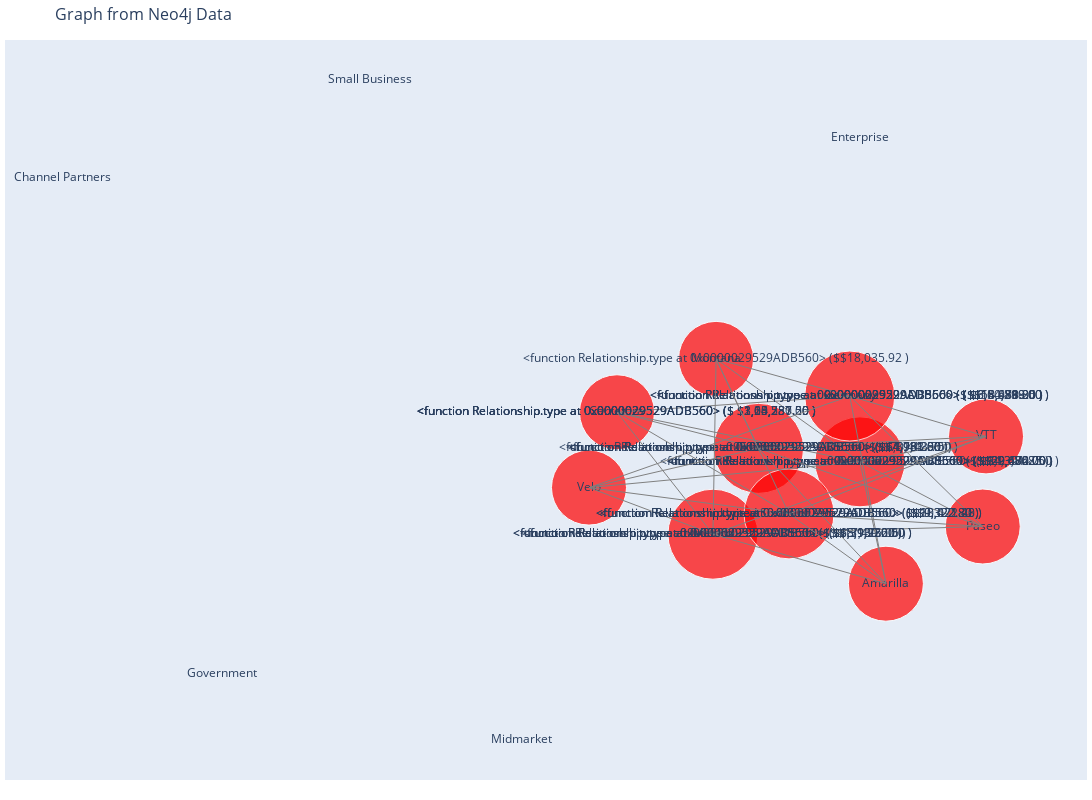

This figure's notebook cell:
### Code cell
fig.add_trace(go.Scatter(
    x=[pos[node][0] for node in G.nodes()],
    y=[pos[node][1] for node in G.nodes()],
    mode='markers+text',
    text=list(G.nodes()),
    marker=dict(
        size=[15 * G.degree(node) for node in G.nodes()],
        color=['blue' if G.nodes[node]['label'].startswith('Product') else 'red' for node in G.nodes()]
    ),
    hoverinfo='text'
))

for edge in G.edges(data=True):
    x0, y0 = pos[edge[0]]
    x1, y1 = pos[edge[1]]
    fig.add_trace(go.Scatter(
        x=[x0, x1], y=[y0, y1],
        mode='lines+text',
        text=[edge[2]['label']],  # Get label from edge data
        textposition='middle center',
        line=dict(color='gray', width=1),
        hoverinfo='text'
    ))

fig.update_layout(
    title='Graph from Neo4j Data',
    titlefont_size=16,
    showlegend=False,
    hovermode='closest',
    margin=dict(b=20, l=5, r=5, t=40),
    xaxis=dict(showgrid=False, zeroline=False, showticklabels=False),
    yaxis=dict(showgrid=False, zeroline=False, showticklabels=False),
    width=1200, height=800,
)

fig.show()

### Figure 1 — Plotly figure (JSON) as saved in the notebook; plotly's stock layout.template omitted (floating-point values rounded to 4 significant figures)
{"data": [{"hoverinfo": "text", "marker": {"color": ["red", "red", "red", "red", "red", "red", "red", "red", "red", "red", "red", "red", "red", "red", "red", "red"], "size": [0, 90, 75, 90, 0, 90, 90, 75, 0, 0, 0, 90, 75, 75, 75, 75]}, "mode": "markers+text", "text": ["Government", "Canada", " Carretera ", "Germany", "Midmarket", "France", "Mexico", " Montana ", "Channel Partners", "Enterprise", "Small Business", "United States of America", " Paseo ", " Velo ", " VTT ", " Amarilla "], "type": "scatter", "x": [-0.7384, 0.304, -0.09305, 0.2874, -0.2492, 0.1384, 0.06375, 0.06888, -1, 0.3042, -0.4966, 0.1881, 0.5048, -0.1388, 0.5101, 0.3465], "y": [-0.6273, -0.0691, 0.06134, 0.104, -0.8007, -0.03358, -0.2594, 0.2018, 0.6785, 0.7826, 0.9353, -0.2059, -0.2391, -0.1368, -0.002135, -0.3896]}, {"hoverinfo": "text", "line": {"color": "gray", "width": 1}, "mode": "lines+text", "text": ["<function Relationship.type at 0x0000029529ADB560> ($$29,670.00 )"], "textposition": "middle center", "type": "scatter", "x": [0.304, -0.09305], "y": [-0.0691, 0.06134]}, {"hoverinfo": "text", "line": {"color": "gray", "width": 1}, "mode": "lines+text", "text": ["<function Relationship.type at 0x0000029529ADB560> ($$29,670.00 )"], "textposition": "middle center", "type": "scatter", "x": [0.304, 0.06888], "y": [-0.0691, 0.2018]}, {"hoverinfo": "text", "line": {"color": "gray", "width": 1}, "mode": "lines+text", "text": ["<function Relationship.type at 0x0000029529ADB560> ($$4,301.85 )"], "textposition": "middle center", "type": "scatter", "x": [0.304, 0.5048], "y": [-0.0691, -0.2391]}, {"hoverinfo": "text", "line": {"color": "gray", "width": 1}, "mode": "lines+text", "text": ["<function Relationship.type at 0x0000029529ADB560> ($$69,402.00 )"], "textposition": "middle center", "type": "scatter", "x": [0.304, -0.1388], "y": [-0.0691, -0.1368]}, {"hoverinfo": "text", "line": {"color": "gray", "width": 1}, "mode": "lines+text", "text": ["<function Relationship.type at 0x0000029529ADB560> ($ $3,13,862.50 )"], "textposition": "middle center", "type": "scatter", "x": [0.304, 0.5101], "y": [-0.0691, -0.002135]}, {"hoverinfo": "text", "line": {"color": "gray", "width": 1}, "mode": "lines+text", "text": ["<function Relationship.type at 0x0000029529ADB560> ($$22,484.70 )"], "textposition": "middle center", "type": "scatter", "x": [0.304, 0.3465], "y": [-0.0691, -0.3896]}, {"hoverinfo": "text", "line": {"color": "gray", "width": 1}, "mode": "lines+text", "text": ["<function Relationship.type at 0x0000029529ADB560> ($ $1,15,281.25 )"], "textposition": "middle center", "type": "scatter", "x": [-0.09305, 0.2874], "y": [0.06134, 0.104]}, {"hoverinfo": "text", "line": {"color": "gray", "width": 1}, "mode": "lines+text", "text": ["<function Relationship.type at 0x0000029529ADB560> ($ $1,24,737.50 )"], "textposition": "middle center", "type": "scatter", "x": [-0.09305, 0.1384], "y": [0.06134, -0.03358]}, {"hoverinfo": "text", "line": {"color": "gray", "width": 1}, "mode": "lines+text", "text": ["<function Relationship.type at 0x0000029529ADB560> ($ $3,03,257.50 )"], "textposition": "middle center", "type": "scatter", "x": [-0.09305, 0.06375], "y": [0.06134, -0.2594]}, {"hoverinfo": "text", "line": {"color": "gray", "width": 1}, "mode": "lines+text", "text": ["<function Relationship.type at 0x0000029529ADB560> ($ $2,60,580.00 )"], "textposition": "middle center", "type": "scatter", "x": [-0.09305, 0.1881], "y": [0.06134, -0.2059]}, {"hoverinfo": "text", "line": {"color": "gray", "width": 1}, "mode": "lines+text", "text": ["<function Relationship.type at 0x0000029529ADB560> ($ $3,60,899.00 )"], "textposition": "middle center", "type": "scatter", "x": [0.2874, 0.06888], "y": [0.104, 0.2018]}, {"hoverinfo": "text", "line": {"color": "gray", "width": 1}, "mode": "lines+text", "text": ["<function Relationship.type at 0x0000029529ADB560> ($$14,981.25 )"], "textposition": "middle center", "type": "scatter", "x": [0.2874, 0.5048], "y": [0.104, -0.2391]}, {"hoverinfo": "text", "line": {"color": "gray", "width": 1}, "mode": "lines+text", "text": ["<function Relationship.type at 0x0000029529ADB560> ($ $6,54,288.00 )"], "textposition": "middle center", "type": "scatter", "x": [0.2874, -0.1388], "y": [0.104, -0.1368]}, {"hoverinfo": "text", "line": {"color": "gray", "width": 1}, "mode": "lines+text", "text": ["<function Relationship.type at 0x0000029529ADB560> ($$58,650.00 )"], "textposition": "middle center", "type": "scatter", "x": [0.2874, 0.5101], "y": [0.104, -0.002135]}, {"hoverinfo": "text", "line": {"color": "gray", "width": 1}, "mode": "lines+text", "text": ["<function Relationship.type at 0x0000029529ADB560> ($$18,478.80 )"], "textposition": "middle center", "type": "scatter", "x": [0.2874, 0.3465], "y": [0.104, -0.3896]}, {"hoverinfo": "text", "line": {"color": "gray", "width": 1}, "mode": "lines+text", "text": ["<function Relationship.type at 0x0000029529ADB560> ($$1,763.86 )"], "textposition": "middle center", "type": "scatter", "x": [0.1384, 0.06888], "y": [-0.03358, 0.2018]}, {"hoverinfo": "text", "line": {"color": "gray", "width": 1}, "mode": "lines+text", "text": ["<function Relationship.type at 0x0000029529ADB560> ($$4,981.00 )"], "textposition": "middle center", "type": "scatter", "x": [0.1384, 0.5048], "y": [-0.03358, -0.2391]}, {"hoverinfo": "text", "line": {"color": "gray", "width": 1}, "mode": "lines+text", "text": ["<function Relationship.type at 0x0000029529ADB560> ($$70,443.75 )"], "textposition": "middle center", "type": "scatter", "x": [0.1384, -0.1388], "y": [-0.03358, -0.1368]}, {"hoverinfo": "text", "line": {"color": "gray", "width": 1}, "mode": "lines+text", "text": ["<function Relationship.type at 0x0000029529ADB560> ($$4,981.00 )"], "textposition": "middle center", "type": "scatter", "x": [0.1384, 0.5101], "y": [-0.03358, -0.002135]}, {"hoverinfo": "text", "line": {"color": "gray", "width": 1}, "mode": "lines+text", "text": ["<function Relationship.type at 0x0000029529ADB560> ($ $6,31,125.00 )"], "textposition": "middle center", "type": "scatter", "x": [0.1384, 0.3465], "y": [-0.03358, -0.3896]}, {"hoverinfo": "text", "line": {"color": "gray", "width": 1}, "mode": "lines+text", "text": ["<function Relationship.type at 0x0000029529ADB560> ($$8,139.60 )"], "textposition": "middle center", "type": "scatter", "x": [0.06375, 0.06888], "y": [-0.2594, 0.2018]}, {"hoverinfo": "text", "line": {"color": "gray", "width": 1}, "mode": "lines+text", "text": ["<function Relationship.type at 0x0000029529ADB560> ($ $6,39,922.50 )"], "textposition": "middle center", "type": "scatter", "x": [0.06375, 0.5048], "y": [-0.2594, -0.2391]}, {"hoverinfo": "text", "line": {"color": "gray", "width": 1}, "mode": "lines+text", "text": ["<function Relationship.type at 0x0000029529ADB560> ($$5,100.00 )"], "textposition": "middle center", "type": "scatter", "x": [0.06375, -0.1388], "y": [-0.2594, -0.1368]}, {"hoverinfo": "text", "line": {"color": "gray", "width": 1}, "mode": "lines+text", "text": ["<function Relationship.type at 0x0000029529ADB560> ($$17,476.06 )"], "textposition": "middle center", "type": "scatter", "x": [0.06375, 0.5101], "y": [-0.2594, -0.002135]}, {"hoverinfo": "text", "line": {"color": "gray", "width": 1}, "mode": "lines+text", "text": ["<function Relationship.type at 0x0000029529ADB560> ($ $1,39,230.00 )"], "textposition": "middle center", "type": "scatter", "x": [0.06375, 0.3465], "y": [-0.2594, -0.3896]}, {"hoverinfo": "text", "line": {"color": "gray", "width": 1}, "mode": "lines+text", "text": ["<function Relationship.type at 0x0000029529ADB560> ($$18,035.92 )"], "textposition": "middle center", "type": "scatter", "x": [0.06888, 0.1881], "y": [0.2018, -0.2059]}, {"hoverinfo": "text", "line": {"color": "gray", "width": 1}, "mode": "lines+text", "text": ["<function Relationship.type at 0x0000029529ADB560> ($$9,322.80 )"], "textposition": "middle center", "type": "scatter", "x": [0.1881, 0.5048], "y": [-0.2059, -0.2391]}, {"hoverinfo": "text", "line": {"color": "gray", "width": 1}, "mode": "lines+text", "text": ["<function Relationship.type at 0x0000029529ADB560> ($$9,322.80 )"], "textposition": "middle center", "type": "scatter", "x": [0.1881, -0.1388], "y": [-0.2059, -0.1368]}, {"hoverinfo": "text", "line": {"color": "gray", "width": 1}, "mode": "lines+text", "text": ["<function Relationship.type at 0x0000029529ADB560> ($$30,072.48 )"], "textposition": "middle center", "type": "scatter", "x": [0.1881, 0.3465], "y": [-0.2059, -0.3896]}, {"hoverinfo": "text", "line": {"color": "gray", "width": 1}, "mode": "lines+text", "text": ["<function Relationship.type at 0x0000029529ADB560> ($$18,421.20 )"], "textposition": "middle center", "type": "scatter", "x": [0.1881, 0.5101], "y": [-0.2059, -0.002135]}], "layout": {"height": 800, "hovermode": "closest", "margin": {"b": 20, "l": 5, "r": 5, "t": 40}, "showlegend": false, "title": {"font": {"size": 16}, "text": "Graph from Neo4j Data"}, "width": 1200, "xaxis": {"showgrid": false, "showticklabels": false, "zeroline": false}, "yaxis": {"showgrid": false, "showticklabels": false, "zeroline": false}}}
